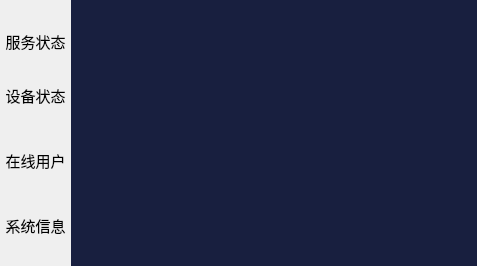
<?xml version="1.0" encoding="UTF-8"?>
<ui version="4.0">
 <class>MainWindow</class>
 <widget class="QMainWindow" name="MainWindow">
  <property name="geometry">
   <rect>
    <x>0</x>
    <y>0</y>
    <width>477</width>
    <height>266</height>
   </rect>
  </property>
  <property name="windowTitle">
   <string>MainWindow</string>
  </property>
  <widget class="QWidget" name="centralWidget">
   <layout class="QGridLayout" name="gridLayout">
    <property name="margin">
     <number>0</number>
    </property>
    <property name="spacing">
     <number>0</number>
    </property>
    <item row="0" column="0" rowspan="2" colspan="2">
     <layout class="QHBoxLayout" name="horizontalLayout">
      <property name="spacing">
       <number>0</number>
      </property>
      <item>
       <layout class="QVBoxLayout" name="verticalLayout">
        <property name="spacing">
         <number>0</number>
        </property>
        <item>
         <widget class="QToolButton" name="tbServer">
          <property name="minimumSize">
           <size>
            <width>64</width>
            <height>0</height>
           </size>
          </property>
          <property name="font">
           <font>
            <pointsize>11</pointsize>
           </font>
          </property>
          <property name="focusPolicy">
           <enum>Qt::NoFocus</enum>
          </property>
          <property name="toolTip">
           <string/>
          </property>
          <property name="styleSheet">
           <string notr="true">QToolButton{  
border:none;  
padding:0px;
 }  

QToolButton:checked{
border:none; 
padding:0px;
border-top-left-radius:5px;  
border-bottom-left-radius:5px;
background:#181f3f;
} 
</string>
          </property>
          <property name="text">
           <string>服务状态</string>
          </property>
          <property name="icon">
           <iconset resource="image/resource.qrc">
            <normaloff>:/new/images/servermonitor.png</normaloff>:/new/images/servermonitor.png</iconset>
          </property>
          <property name="iconSize">
           <size>
            <width>36</width>
            <height>36</height>
           </size>
          </property>
          <property name="checkable">
           <bool>true</bool>
          </property>
          <property name="autoExclusive">
           <bool>true</bool>
          </property>
          <property name="toolButtonStyle">
           <enum>Qt::ToolButtonTextUnderIcon</enum>
          </property>
          <property name="autoRaise">
           <bool>true</bool>
          </property>
         </widget>
        </item>
        <item>
         <widget class="QToolButton" name="tbDeviceState">
          <property name="minimumSize">
           <size>
            <width>64</width>
            <height>0</height>
           </size>
          </property>
          <property name="font">
           <font>
            <pointsize>11</pointsize>
           </font>
          </property>
          <property name="focusPolicy">
           <enum>Qt::NoFocus</enum>
          </property>
          <property name="styleSheet">
           <string notr="true">QToolButton{  
border:none;  
padding:0px;
 }  

QToolButton:checked{
border:none; 
padding:0px;
border-top-left-radius:5px;  
border-bottom-left-radius:5px;
background:#181f3f;
} </string>
          </property>
          <property name="text">
           <string>设备状态</string>
          </property>
          <property name="icon">
           <iconset resource="image/resource.qrc">
            <normaloff>:/new/images/device.png</normaloff>:/new/images/device.png</iconset>
          </property>
          <property name="iconSize">
           <size>
            <width>36</width>
            <height>36</height>
           </size>
          </property>
          <property name="checkable">
           <bool>true</bool>
          </property>
          <property name="autoExclusive">
           <bool>true</bool>
          </property>
          <property name="toolButtonStyle">
           <enum>Qt::ToolButtonTextUnderIcon</enum>
          </property>
          <property name="autoRaise">
           <bool>true</bool>
          </property>
         </widget>
        </item>
        <item>
         <widget class="QToolButton" name="tbOnlineUser">
          <property name="minimumSize">
           <size>
            <width>64</width>
            <height>48</height>
           </size>
          </property>
          <property name="font">
           <font>
            <pointsize>11</pointsize>
           </font>
          </property>
          <property name="focusPolicy">
           <enum>Qt::NoFocus</enum>
          </property>
          <property name="styleSheet">
           <string notr="true">QToolButton{  
border:none;  
padding:0px;
 }  

QToolButton:checked{
border:none; 
padding:0px;
border-top-left-radius:5px;  
border-bottom-left-radius:5px;
background:#181f3f;
} 
</string>
          </property>
          <property name="text">
           <string>在线用户</string>
          </property>
          <property name="icon">
           <iconset resource="image/resource.qrc">
            <normaloff>:/new/images/users.png</normaloff>:/new/images/users.png</iconset>
          </property>
          <property name="iconSize">
           <size>
            <width>36</width>
            <height>36</height>
           </size>
          </property>
          <property name="checkable">
           <bool>true</bool>
          </property>
          <property name="autoExclusive">
           <bool>true</bool>
          </property>
          <property name="toolButtonStyle">
           <enum>Qt::ToolButtonTextUnderIcon</enum>
          </property>
          <property name="autoRaise">
           <bool>true</bool>
          </property>
         </widget>
        </item>
        <item>
         <widget class="QToolButton" name="tbSystem">
          <property name="minimumSize">
           <size>
            <width>64</width>
            <height>0</height>
           </size>
          </property>
          <property name="font">
           <font>
            <pointsize>11</pointsize>
           </font>
          </property>
          <property name="focusPolicy">
           <enum>Qt::NoFocus</enum>
          </property>
          <property name="styleSheet">
           <string notr="true">QToolButton{  
border:none;  
padding:0px;
 }  

QToolButton:checked{
border:none; 
padding:0px;
border-top-left-radius:5px;  
border-bottom-left-radius:5px;
background:#181f3f;
} </string>
          </property>
          <property name="text">
           <string>系统信息</string>
          </property>
          <property name="icon">
           <iconset resource="image/resource.qrc">
            <normaloff>:/new/images/system.png</normaloff>:/new/images/system.png</iconset>
          </property>
          <property name="iconSize">
           <size>
            <width>36</width>
            <height>36</height>
           </size>
          </property>
          <property name="checkable">
           <bool>true</bool>
          </property>
          <property name="autoExclusive">
           <bool>true</bool>
          </property>
          <property name="toolButtonStyle">
           <enum>Qt::ToolButtonTextUnderIcon</enum>
          </property>
          <property name="autoRaise">
           <bool>true</bool>
          </property>
         </widget>
        </item>
       </layout>
      </item>
      <item>
       <widget class="QStackedWidget" name="swContainter">
        <property name="styleSheet">
         <string notr="true">background:#181f3f;</string>
        </property>
        <property name="frameShape">
         <enum>QFrame::NoFrame</enum>
        </property>
        <property name="frameShadow">
         <enum>QFrame::Plain</enum>
        </property>
        <property name="lineWidth">
         <number>0</number>
        </property>
        <property name="currentIndex">
         <number>0</number>
        </property>
        <widget class="QWidget" name="page"/>
        <widget class="QWidget" name="page_2"/>
       </widget>
      </item>
     </layout>
    </item>
   </layout>
  </widget>
 </widget>
 <layoutdefault spacing="6" margin="11"/>
 <resources>
  <include location="image/resource.qrc"/>
 </resources>
 <connections/>
</ui>
